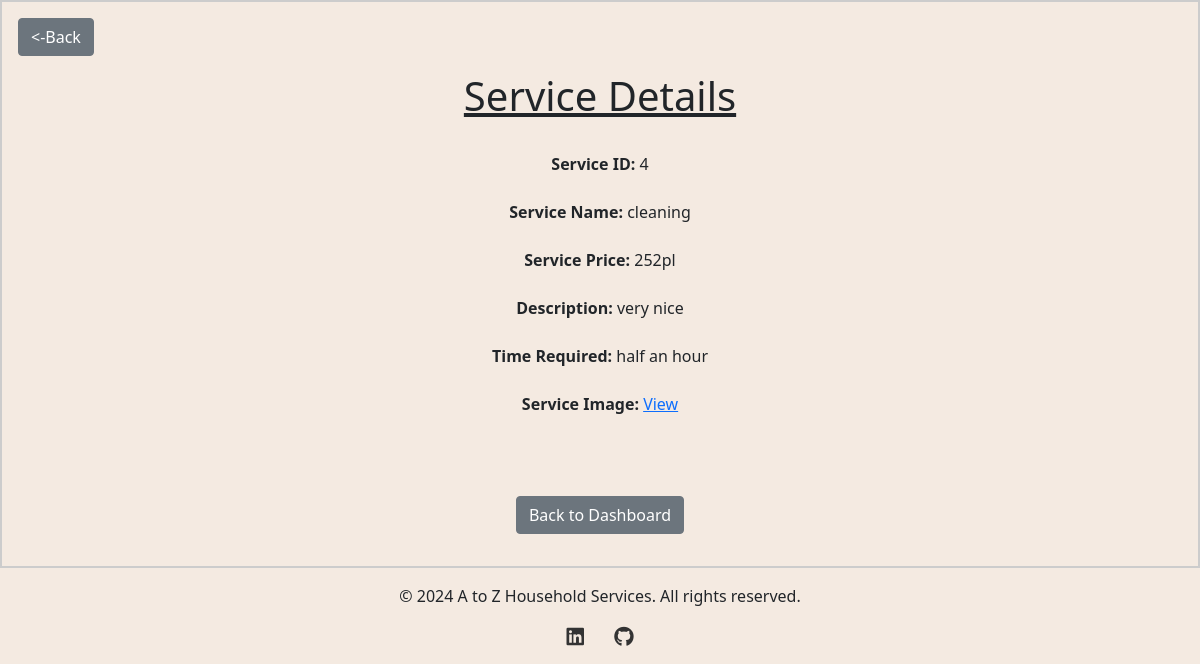
The page /service/4 on the database as committed earlier.
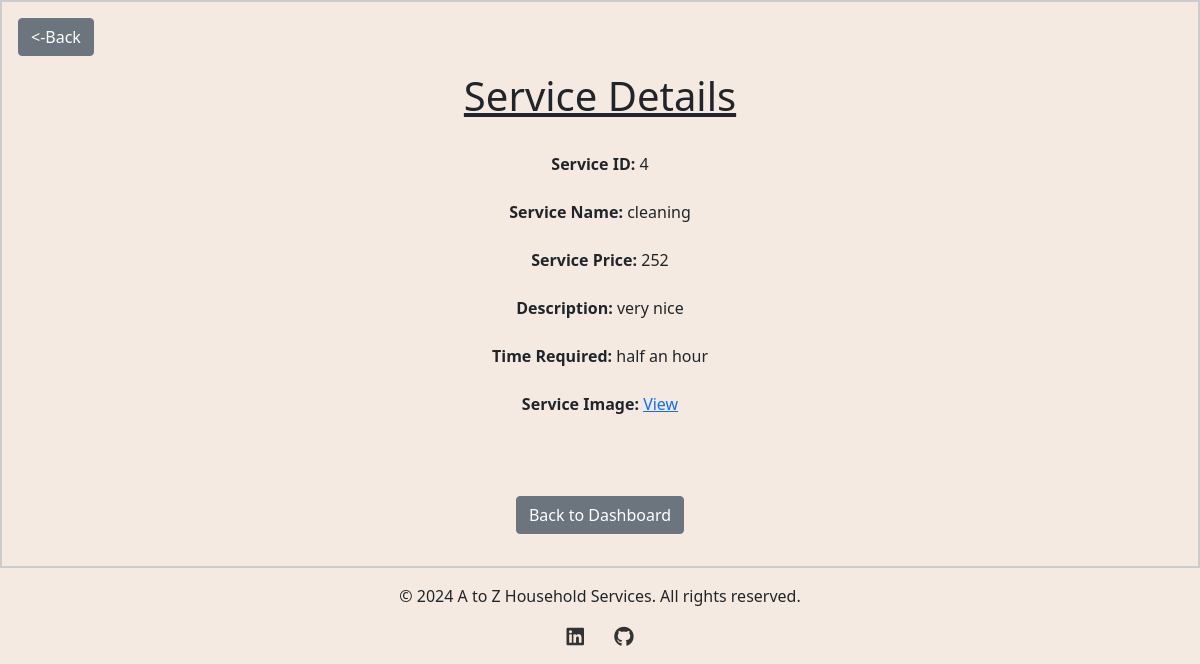
The same page on the database as committed later.
### backend/models.py (models this page shows)
class Service(db.Model):
    __tablename__ = "service"
    id = db.Column(db.Integer, primary_key=True, autoincrement=True)
    name = db.Column(db.String, nullable=False)
    base_price = db.Column(
        db.Integer, nullable=False
    )  # Changed 'price' to 'base_price'
    base_time_required = db.Column(db.String, nullable=True)
    description = db.Column(db.String, nullable=False)
    service_pic = db.Column(
        db.String, nullable=True
    )  # New column for service picture (optional)
    professional_services = db.relationship(
        "ProfessionalService", back_populates="service"
    )

### backend/controller.py (the view)
@app.route("/service/<int:service_id>", methods=["GET"])
def service_details(service_id):
    service = Service.query.get(service_id)
    if service:
        return render_template("service_details.html", service=service)
    else:
        return "Service not found", 404

### templates/service_details.html (shortened to what this page needs)
<!DOCTYPE html>
<html lang="en">
<head>
  <link rel="stylesheet" href="/static/style.css" />
  <link href="https://cdn.jsdelivr.net/npm/bootstrap@5.0.2/dist/css/bootstrap.min.css" rel="stylesheet" />
  <link rel="stylesheet" href="/static/style.css">
</head>
<body>
  <div id="container">
    <button class="btn btn-secondary" onclick="goBack()"><-Back </button>
        <br>
        <div id="panel">
          <h1 style="text-decoration: underline;">Service Details</h1>
          <br>
          <p><strong>Service ID:</strong> {{ service.id }} <br> <br>
            <strong>Service Name:</strong> {{ service.name }} <br><br>
            <strong>Service Price:</strong> {{ service.base_price }}<br><br>
            <strong>Description:</strong> {{ service.description }}<br><br>
            <strong>Time Required:</strong> {{ service.base_time_required }} <br><br>
            <strong>Service Image: </strong><a
              href="{{ url_for('static', filename='service_pics/' + service.service_pic.split('/')[-1]) }}"
              target="_blank">
              View
            </a>
          </p>
          <br><br>
          <a href="{{ url_for('admin_dashboard') }}" class="btn btn-secondary mt-3">Back to Dashboard</a>
        </div>
  </div>
  <link rel="stylesheet" href="https://cdnjs.cloudflare.com/ajax/libs/font-awesome/6.0.0-beta3/css/all.min.css">
  <footer class="text-center py-3">
    <div class="container">
      <p>&copy; 2024 A to Z Household Services. All rights reserved.</p>
      <div class="social-icons">
        <a href="https://www.linkedin.com/in/tushar-jalan-2k5/" target="_blank" class="me-3">
          <i class="fab fa-linkedin fa-lg"></i>
        </a>
        <a href="https://github.com/Tusharisme" target="_blank">
          <i class="fab fa-github fa-lg"></i>
        </a>
      </div>
    </div>
  </footer>
</body>
</html>

Rows that differ between the two databases and show on the page:
changed Service "cleaning": base_price "252pl" → "252"
